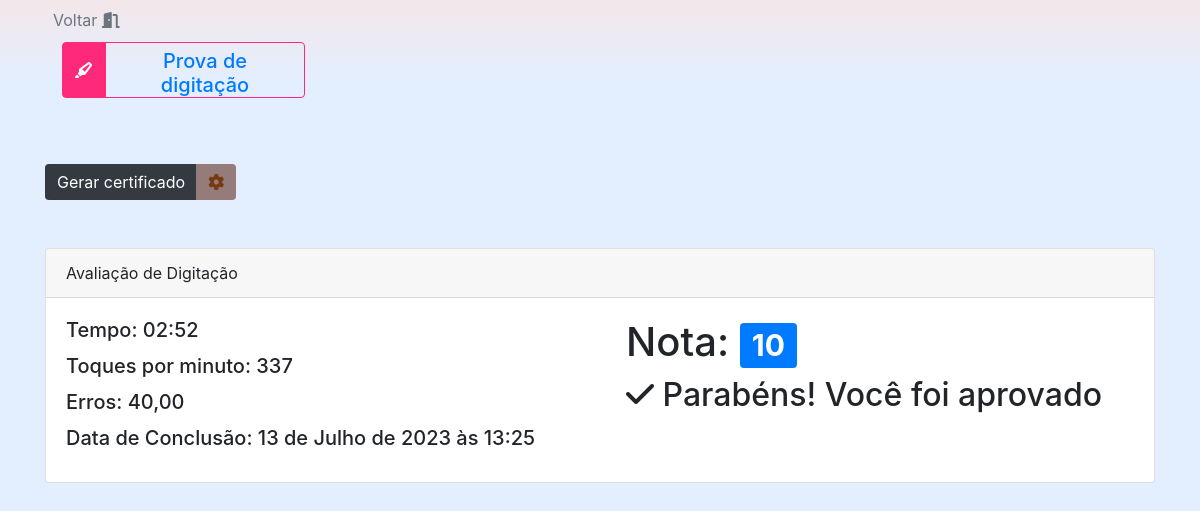
Page /provasdigitacao/1 (signed in) on the committed database.
### aluno/models.py (models this page shows, shortened)
class ProvaDigitacao(models.Model):
    aluno = models.ForeignKey(User, on_delete=models.CASCADE)
    data_conclusao = models.DateTimeField(auto_now_add=True)
    toques = models.IntegerField(null=True, blank=True)
    nota = models.DecimalField(max_digits=6, decimal_places=2, null=True, blank=True)
    tempo = models.CharField(max_length=255, null=True, blank=True)
    erros = models.DecimalField(max_digits=6, decimal_places=2, null=True, blank=True)

### aluno/views.py (the view)
# urls.py: path('provasdigitacao/<int:id>', views.provasdigitacao, name='provasdigitacao'),
@login_required
def provasdigitacao(request, id):
    provas = ProvaDigitacao.objects.filter(aluno=request.user)
    data = {
        'provas': provas,
    }
    return render(request, 'aluno/prova_digitacao.html', data)

### aluno/context_processors.py (called while the page is built)
def aluno(request):
    if request.user.is_authenticated:
        try:
            aluno = Aluno.objects.get(user=request.user)
        except Aluno.DoesNotExist:
            aluno = None
    else:
        aluno = None
    return {'aluno': aluno}

### pedido/context_processors.py (called while the page is built)
def cart_item_count(request):
    carrinho = request.session.get('carrinho', {})
    total_itens = len(carrinho)
    return {'total_itens': total_itens}

### aluno/templates/aluno/prova_digitacao.html (shortened to what this page needs)
{% load static %}
<!DOCTYPE html>
<html lang="pt-BR">
<head>
    <link href="{% static 'bootstrap/css/bootstrap.css' %}" rel="stylesheet">
    <link href="{% static 'bootstrap/css/bootstrap.min.css' %}" rel="stylesheet">
    <link href="{% static 'fontawesomefree/css/fontawesome.css' %}" rel="stylesheet" type="text/css">
    <link href="{% static 'fontawesomefree/css/brands.css' %}" rel="stylesheet" type="text/css">
    <link href="{% static 'fontawesomefree/css/solid.css' %}" rel="stylesheet" type="text/css">
    <link href="https://cdn.jsdelivr.net/particles.js/2.0.0/particles.css" rel="stylesheet" type="text/css">
    <link rel="stylesheet" href="{% static 'bootstrap/css/digitacao.css' %}">
</head>
<body>
  <div class="container">
    <a href="/cursodigitacao/1" class="nav-link px-2 link-secondary">Voltar <i class="fa-solid fa-door-open"></i></a>
  <div>
    <div class="d-flex justify-content-center">
      <div class="col-4">
        <div class="btn-group" role="group" aria-label="Basic outlined example" style="padding: 2px; height: 60px;">
          <button type="button" class="btn btn-primary custom-col-indi" ><i class="fa-solid fa-highlighter"></i></button>
          <button type="button" style="border-color: #fe2979; width: 200px; " class="btn btn-outline-primary" id="licao_agora">
            <h5>Prova de digitação</h5>
          </button>
        </div>
    </div>
  <div class="col-3 text-center">
</div>
  <div class="col-5 text-right">
    <div class="d-flex justify-content-end">
  </div>
  </div>
</div>
{% for prova in provas %}
{% if prova.nota >= 6 %}
<br><br>
<div>
  <a href="{% url 'render_pdf_digitacao_view' %}" target="_blank">
    <div class="btn-group text-right" role="group" aria-label="Basic outlined example">
        <button type="button" class="btn btn-dark" style="border: 0;">Gerar certificado</button>
        <button type="button" id="btn-relatorio" style="border: none; color: #3445b4; background-color: #967b7b;" class="btn btn-light">
            <i class="fa-solid fa-cog fa-spin" style="--fa-animation-duration: 10s; color: #753a12;"></i>
        </button>
    </div>
  </a>
</div>
<br><br>
<div class="card">
  <div class="card-header">
    Avaliação de Digitação
  </div>
  <div class="card-body">
    <div class="row">
      <div class="col">
        <h5 class="card-title">Tempo: {{ prova.tempo }}</h5>
        <h5 class="card-title">Toques por minuto: {{ prova.toques }}</h5>
        <h5 class="card-title">Erros: {{ prova.erros }}</h5>
        <h5 class="card-title">Data de Conclusão: {{ prova.data_conclusao }}</h5>
      </div>
      <div class="col">
        {% if prova.nota >= 10 %}
          <h1 class="card-text">Nota: <span class="badge bg-primary">10</span></h1>
        {% else %}
          <h1 class="card-text">Nota: <span class="badge bg-primary">{{ prova.nota }}</span></h1>
        {% endif %}
        <h2><i class="fa-solid fa-check"></i> Parabéns! Você foi aprovado</h2>
      </div>
    </div>
  </div>
</div>
<br>
{% endif %}
{% endfor %}
</div>
</body>
</html>

### rows in the picture
ProvaDigitacao: tempo "02:52", toques "337", erros "40,00", data_conclusao "13 de Julho de 2023 às 13:25", shows "Nota:", nota "10"
